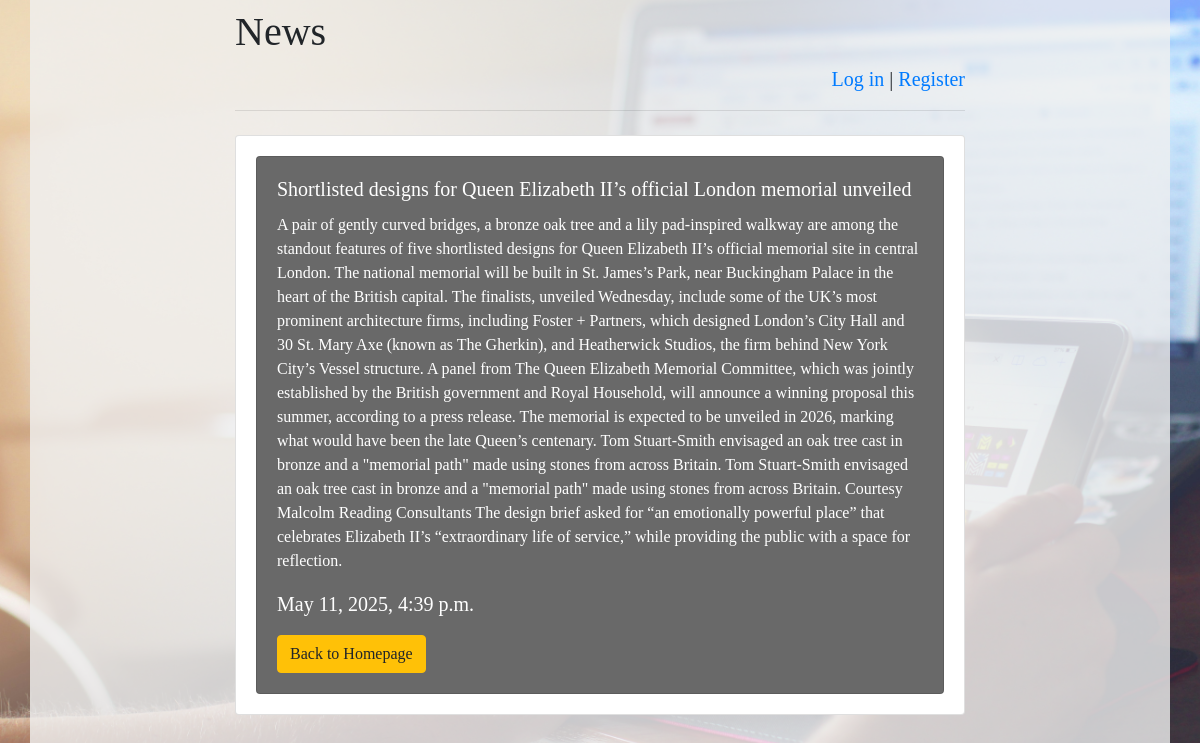
Screenshot of /news/4/ with the database file from the repository.
### news/models.py (models this page shows)
class News(models.Model):
    news_title = models.CharField(max_length=255)
    news_text = models.CharField(max_length=5000)
    pub_date = models.DateTimeField('date published')

### news/views.py (the view)
# urls.py: re_path('^([0-9]+)/$', views.detail, name='detail'),
def detail(request, news_id):
    error_message = None
    if "error_message" in request.GET:
        error_message = request.GET["error_message"]
    return render(
        request,
        "news.html",
        {
            "news": get_object_or_404(News, pk=news_id),
            "error_message": error_message
        }
    )

### news/templates/news.html
{% extends 'base.html' %}
{% block main %}
<div class="card" style="width: inherit; display:flex; background-color: dimgray; color:white;
align-items: center; justify-self: center">
  <div class="card-body">
    <h5 class="card-title">{{ news.news_title }}</h5>
    <p class="card-text" style="font-size: 16px;">{{ news.news_text }}</p>
      <p class="card-text">{{ news.pub_date }}</p>
    <a href=".." class="btn btn-warning">Back to Homepage</a>
  </div>
</div>
{% endblock %}

### rows the page displays
News: news_title "Shortlisted designs for Queen Elizabeth II’s official London memorial unveiled", news_text "A pair of gently curved bridges, a bronze oak tree and a lily pad-inspired walkway are among the standout features of five shortlisted designs for Queen Elizabeth II’s official memorial site in central London. The national memorial will be built in St. James’s Park, near Buckingham Palace in the heart of the British capital. The finalists, unveiled Wednesday, include some of the UK’s most prominent architecture firms, including Foster + Partners, which designed London’s City Hall and 30 St. Mary Axe (known as The Gherkin), and Heatherwick Studios, the firm behind New York City’s Vessel structure. A panel from The Queen Elizabeth Memorial Committee, which was jointly established by the…", pub_date "May 11, 2025, 4:39 p.m."
